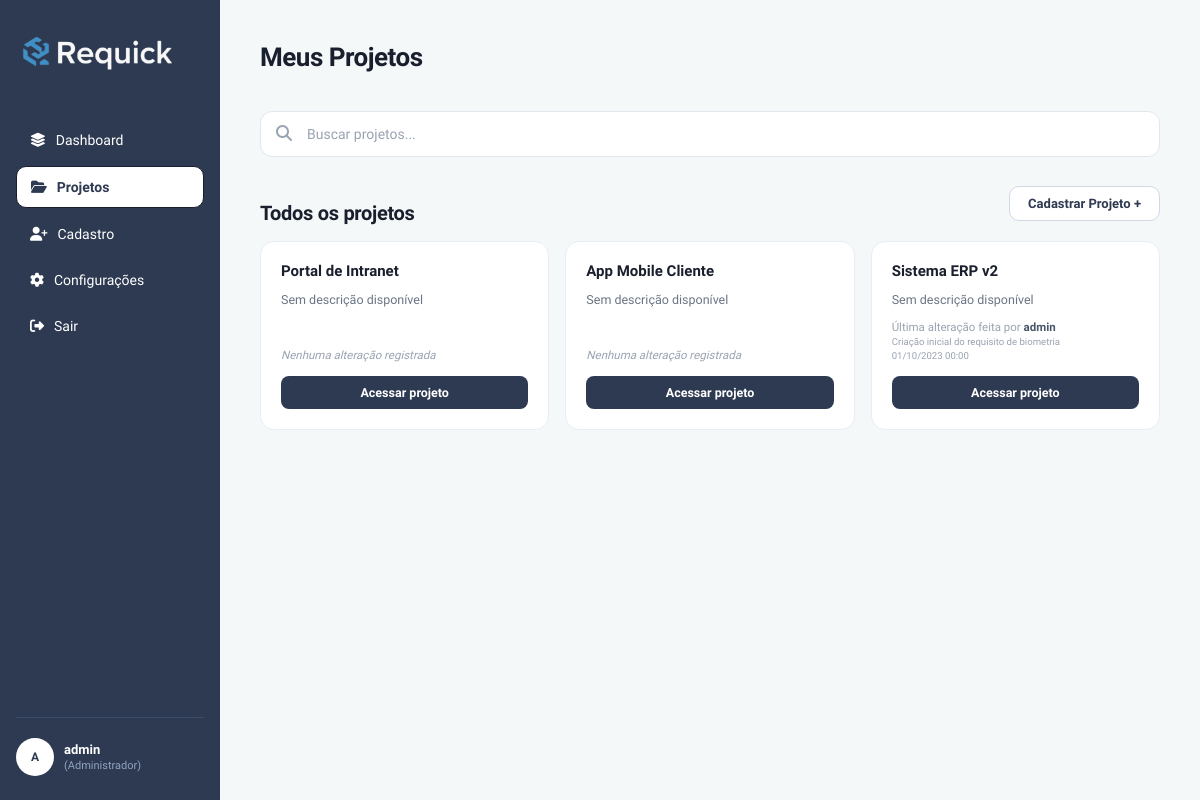
Before: /php/projetos.php (signed in) with the older database file.
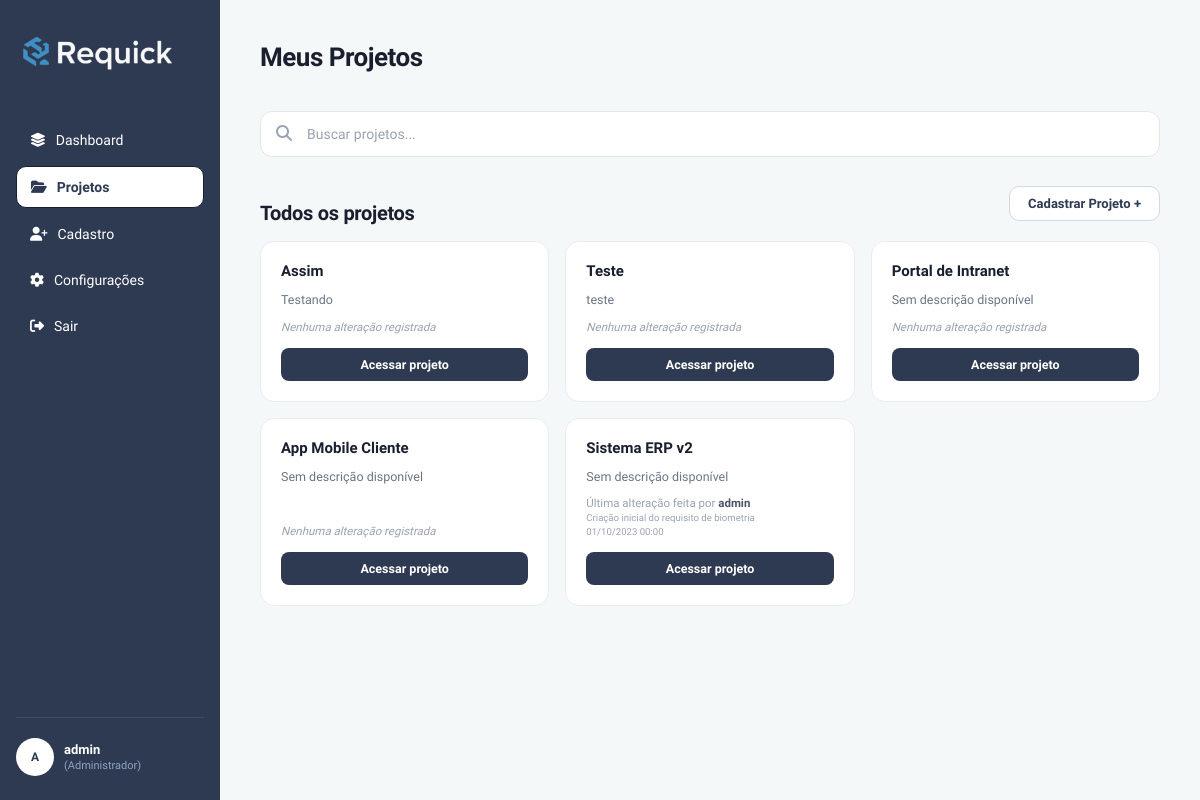
After: the same page with the newer database file.
### tables this page shows
CREATE TABLE `tb_projetos` (
  `id` int(11) NOT NULL,
  `nome_projeto` varchar(150) NOT NULL,
  `data_criacao` date NOT NULL,
  `id_empresa` int(11) DEFAULT NULL,
  `descricao` text DEFAULT NULL,
  `status_projeto` tinyint(1) NOT NULL DEFAULT 0,
  `escopo_inicial` text NOT NULL DEFAULT 'não definido'
);

CREATE TABLE `tb_usuarios` (
  `id` int(11) NOT NULL,
  `nome` varchar(100) NOT NULL,
  `email` varchar(100) NOT NULL,
  `tipo_usuario` varchar(50) DEFAULT NULL,
  `especializacao` varchar(100) DEFAULT NULL,
  `senha` varchar(255) NOT NULL,
  `id_empresa` int(11) DEFAULT NULL,
  `status` enum('ativo','inativo') NOT NULL DEFAULT 'ativo'
);

CREATE TABLE `tb_historico` (
  `id` int(11) NOT NULL,
  `data` datetime DEFAULT current_timestamp(),
  `modificacao` text NOT NULL,
  `autor` int(11) DEFAULT NULL,
  `id_requisito` int(11) DEFAULT NULL
);

### php/projeto_acoes.php (called while the page is built, shortened)
<?php
class Conexao {
    private static $instance;
    public static function getConn(): PDO {
        if (!isset(self::$instance)) {
            self::$instance = new PDO(
                'mysql:host=localhost;dbname=bd_requick;charset=utf8mb4',
                'root',
                '',
                [
                    PDO::ATTR_ERRMODE            => PDO::ERRMODE_EXCEPTION,
                    PDO::ATTR_DEFAULT_FETCH_MODE => PDO::FETCH_ASSOC,
                    PDO::ATTR_EMULATE_PREPARES   => false,
                ]
            );
        }
        return self::$instance;
    }
}
class ProjetoDao {
    public function read_projetos_por_perfil(string $tipo_usuario, ?int $id_empresa): array
    {
        if (in_array($tipo_usuario, ['Administrador', 'Desenvolvedor'])) {
            $stmt = Conexao::getConn()->prepare("
                SELECT
                    p.id,
                    p.nome_projeto,
                    p.descricao,
                    p.data_criacao  AS data_modificacao,
                    h.modificacao,
                    u.nome          AS autor
                FROM tb_projetos p
                LEFT JOIN tb_historico h
                    ON h.id = (
                        SELECT h2.id FROM tb_historico h2
                        WHERE h2.id_requisito = p.id
                        ORDER BY h2.data DESC LIMIT 1
                    )
                LEFT JOIN tb_usuarios u ON u.id = h.autor
                ORDER BY p.id DESC
            ");
            $stmt->execute();
        }
        return $stmt->fetchAll(PDO::FETCH_ASSOC);
    }
}

### php/projetos.php (the view, shortened to what this page needs)
<!DOCTYPE html>
<html lang="pt-BR">
<head>
  <link rel="stylesheet" href="../css/style.css" />
  <link rel="stylesheet" href="../css/projetos.css" />
  <link rel="stylesheet" href="https://cdnjs.cloudflare.com/ajax/libs/font-awesome/6.5.1/css/all.min.css">
</head>
<body class="LayoutPadrao">
<?php
  require_once 'projeto_acoes.php';
  $projetoDao   = new \php\ProjetoDao();
  $tipo_usuario = $_SESSION['usuario_tipo']    ?? 'Cliente';
  $id_empresa   = $_SESSION['usuario_empresa'] ?? null;
  $podeGerenciar = in_array($tipo_usuario, ['Administrador', 'Desenvolvedor']);
  $projetos = $projetoDao->read_projetos_por_perfil($tipo_usuario, (int)$id_empresa);
?>
  <?php $paginaAtiva = 'projetos'; include 'navbar_lateral.php'; ?>
  <div class="AreaRolavel AreaRolavelDashboard">
    <main class="ConteudoPrincipal">
      <header class="CabecalhoPagina">
        <h1 class="TituloBoasVindas">Meus Projetos</h1>
      </header>
      <div class="ContainerBusca">
        <input type="text" class="CampoBusca" placeholder="Buscar projetos..." />
      </div>
      <div class="SecaoProjetos">
        <div class="CabecalhoProjetos">
          <h2 class="TituloSecao">Todos os projetos</h2>
          <?php if ($podeGerenciar): ?>
            <label for="CheckboxModal" class="BotaoCadastrar">Cadastrar Projeto +</label>
          <?php endif; ?>
        </div>
        <div class="GradeProjetos">
          <?php foreach ($projetos as $projeto): ?>
            <div class="CardProjeto">
              <h3 class="NomeProjeto">
                <?= htmlspecialchars($projeto['nome_projeto']) ?>
              </h3>
              <p class="DescricaoProjeto">
                <?= !empty($projeto['descricao'])
                  ? htmlspecialchars($projeto['descricao'])
                  : 'Sem descrição disponível' ?>
              </p>
              <p class="AutorAlteracao">
                <?php if (!empty($projeto['autor'])): ?>
                  Última alteração feita por
                  <strong><?= htmlspecialchars($projeto['autor']) ?></strong>
                  <br>
                  <small><?= htmlspecialchars($projeto['modificacao']) ?></small>
                  <br>
                  <small><?= date('d/m/Y H:i', strtotime($projeto['data_modificacao'])) ?></small>
                <?php else: ?>
                  <em>Nenhuma alteração registrada</em>
                <?php endif; ?>
              </p>
              <a href="projeto.php?id=<?= $projeto['id'] ?>" class="BotaoAcessar">
                Acessar projeto
              </a>
            </div>
          <?php endforeach; ?>
        </div>
      </div>
    </main>
  </div>
</body>
</html>

Changed rows visible on the page:
added tb_projetos: nome_projeto "Assim", descricao "Testando", shows "Nenhuma alteração registrada"
added tb_projetos: nome_projeto "Teste", descricao "teste", shows "Nenhuma alteração registrada"
